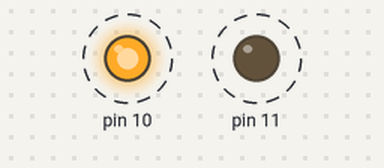
Recording of a sketch running on a simulated Arduino Uno, built with avr-gcc and run on an emulated ATmega328P. Shown: output pins drawn as LEDs (lit = HIGH). Dashed ring = blinking.

Above: at 0.2 s.
Timing chart, 0 to 3.0 s (numbered marks = the images above):
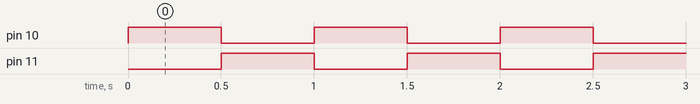

Measured:
- by itself, pin 10, pin 11: alternates HIGH for 0.50 s and LOW for 0.50 s

The sketch:

testVibrator.ino
```cpp
void setup()
{
	pinMode(10, OUTPUT);
	pinMode(11,OUTPUT);
}

void loop()
{
	digitalWrite(10, HIGH);
	digitalWrite(11, LOW);
	delay(500);
	digitalWrite(11, HIGH);
	digitalWrite(10, LOW);
	delay(500);
}
```
